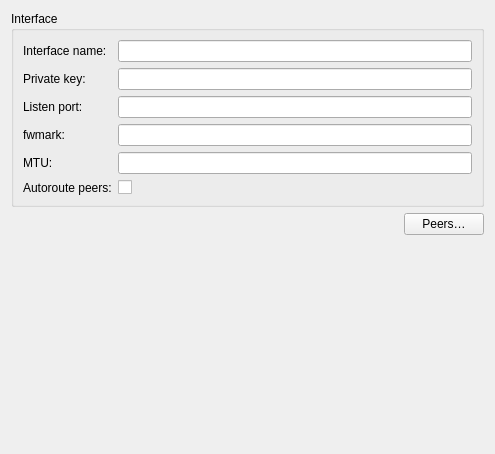
<?xml version="1.0" encoding="UTF-8"?>
<ui version="4.0">
 <class>WireGuardInterfaceProp</class>
 <widget class="QWidget" name="WireGuardProp">
  <property name="geometry">
   <rect>
    <x>0</x>
    <y>0</y>
    <width>495</width>
    <height>454</height>
   </rect>
  </property>
  <property name="windowTitle">
   <string>WireGuard Settings</string>
  </property>
  <layout class="QVBoxLayout" name="verticalLayout_2">
   <item>
    <widget class="QGroupBox" name="groupBox">
     <property name="title">
      <string>Interface</string>
     </property>
     <layout class="QFormLayout" name="form1Layout">
      <item row="0" column="0">
       <widget class="QLabel" name="interfaceNameLabel">
        <property name="text">
         <string>Interface name:</string>
        </property>
       </widget>
      </item>
      <item row="0" column="1">
       <widget class="QLineEdit" name="interfaceNameLineEdit">
        <property name="toolTip">
         <string>Required.
Network interface name.</string>
        </property>
       </widget>
      </item>
      <item row="1" column="0">
       <widget class="QLabel" name="privateKeyLabel">
        <property name="text">
         <string>Private key:</string>
        </property>
       </widget>
      </item>
      <item row="1" column="1">
       <widget class="PasswordField" name="privateKeyLineEdit">
        <property name="toolTip">
         <string>Required.
A base64 private key generated by wg genkey.</string>
        </property>
       </widget>
      </item>
      <item row="2" column="0">
       <widget class="QLabel" name="listenPortLabel">
        <property name="text">
         <string>Listen port:</string>
        </property>
       </widget>
      </item>
      <item row="2" column="1">
       <widget class="QLineEdit" name="listenPortLineEdit">
        <property name="toolTip">
         <string>Optional.
Listen port number. Chosen randomly if left as 'Automatic'.</string>
        </property>
       </widget>
      </item>

      <item row="3" column="0">
       <widget class="QLabel" name="fwmarkLabel">
        <property name="text">
         <string>fwmark:</string>
        </property>
       </widget>
      </item>
      <item row="3" column="1">
       <widget class="QLineEdit" name="fwmarkLineEdit">
        <property name="toolTip">
         <string>Optional.
An fwmark for outgoing packets. If set to 0 or 'off', this
option is disabled. May be specified in hexadecimal by
prepending '0x'.</string>
        </property>
       </widget>
      </item>
      <item row="4" column="0">
       <widget class="QLabel" name="mtuLabel">
        <property name="text">
         <string>MTU:</string>
        </property>
       </widget>
      </item>
      <item row="4" column="1">
       <widget class="QLineEdit" name="mtuLineEdit">
        <property name="toolTip">
         <string>Optional.
If not specified, the MTU is automatically determined
from the endpoint addresses or the system default route,
which is usually a sane choice. However, to manually
specify an MTU and to override this automatic discovery,
this value may be specified explicitly.</string>
        </property>
       </widget>
      </item>
      <item row="5" column="0">
       <widget class="QLabel" name="peerRouteLabel">
        <property name="text">
         <string>Autoroute peers:</string>
        </property>
       </widget>
      </item>
      <item row="5" column="1">
       <widget class="QCheckBox" name="peerRouteCheckBox">
        <property name="toolTip">
         <string>Whether to automatically add routes for the AllowedIPs ranges
of the peers.</string>
        </property>
       </widget>
      </item>
     </layout>
    </widget>
   </item>
   <item>
    <layout class="QHBoxLayout" name="horizontalLayout">
     <item>
      <spacer name="horizontalSpacer">
       <property name="orientation">
        <enum>Qt::Horizontal</enum>
       </property>
       <property name="sizeHint" stdset="0">
        <size>
         <width>40</width>
         <height>20</height>
        </size>
       </property>
      </spacer>
     </item>
     <item>
      <widget class="QPushButton" name="btnPeers">
       <property name="text">
        <string>Peers…</string>
       </property>
      </widget>
     </item>
    </layout>
   </item>


   <item>
    <spacer name="verticalSpacer">
     <property name="orientation">
      <enum>Qt::Vertical</enum>
     </property>
     <property name="sizeHint" stdset="0">
      <size>
       <width>20</width>
       <height>0</height>
      </size>
     </property>
    </spacer>
   </item>
  </layout>
 </widget>
 <customwidgets>
  <customwidget>
   <class>PasswordField</class>
   <extends>QLineEdit</extends>
   <header location="global">passwordfield.h</header>
  </customwidget>
 </customwidgets>
 <resources/>
 <connections/>
</ui>
